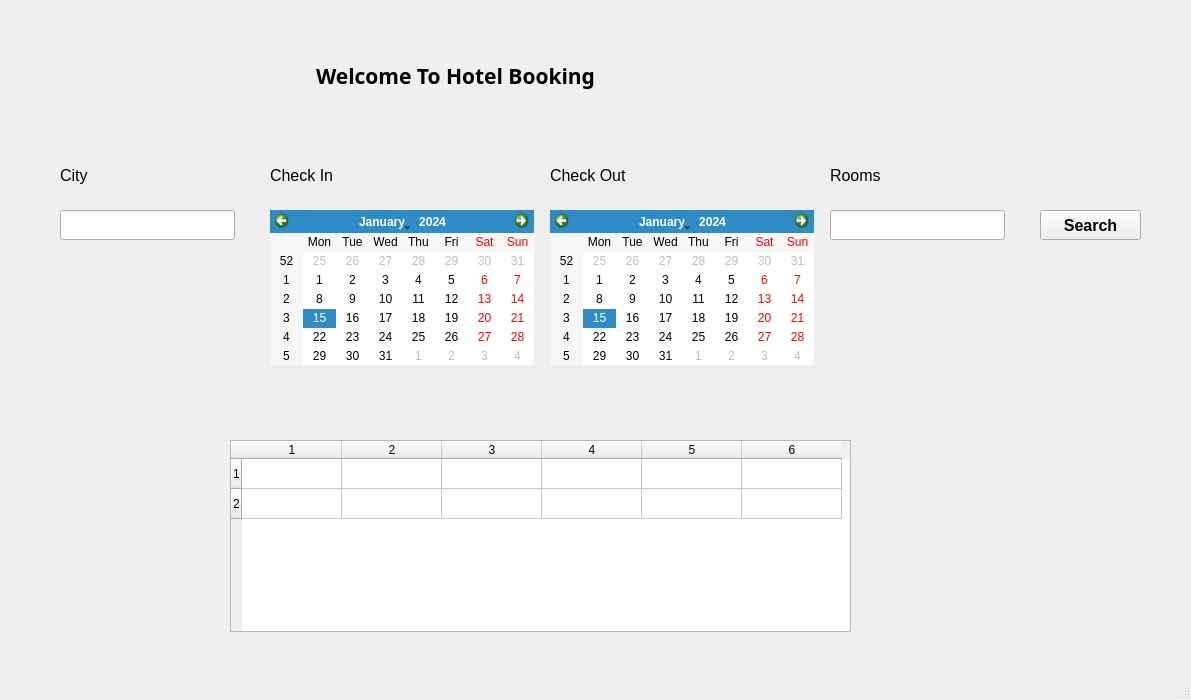
<?xml version="1.0" encoding="UTF-8"?>
<ui version="4.0">
 <class>MainWindow</class>
 <widget class="QMainWindow" name="MainWindow">
  <property name="geometry">
   <rect>
    <x>0</x>
    <y>0</y>
    <width>1191</width>
    <height>700</height>
   </rect>
  </property>
  <property name="windowTitle">
   <string>MainWindow</string>
  </property>
  <widget class="QWidget" name="centralwidget">
   <widget class="QLabel" name="label">
    <property name="geometry">
     <rect>
      <x>240</x>
      <y>10</y>
      <width>431</width>
      <height>131</height>
     </rect>
    </property>
    <property name="font">
     <font>
      <family>Arial Black</family>
      <pointsize>16</pointsize>
      <weight>75</weight>
      <bold>true</bold>
     </font>
    </property>
    <property name="text">
     <string>Welcome To Hotel Booking</string>
    </property>
    <property name="alignment">
     <set>Qt::AlignCenter</set>
    </property>
   </widget>
   <widget class="QCalendarWidget" name="checkin_cal">
    <property name="geometry">
     <rect>
      <x>270</x>
      <y>210</y>
      <width>264</width>
      <height>155</height>
     </rect>
    </property>
   </widget>
   <widget class="QLineEdit" name="city_lineEdit">
    <property name="geometry">
     <rect>
      <x>60</x>
      <y>210</y>
      <width>175</width>
      <height>30</height>
     </rect>
    </property>
   </widget>
   <widget class="QCalendarWidget" name="checkout_cal">
    <property name="geometry">
     <rect>
      <x>550</x>
      <y>210</y>
      <width>264</width>
      <height>155</height>
     </rect>
    </property>
   </widget>
   <widget class="QLineEdit" name="rooms_lineEdit">
    <property name="geometry">
     <rect>
      <x>830</x>
      <y>210</y>
      <width>175</width>
      <height>30</height>
     </rect>
    </property>
   </widget>
   <widget class="QPushButton" name="pushButton">
    <property name="geometry">
     <rect>
      <x>1100</x>
      <y>700</y>
      <width>75</width>
      <height>23</height>
     </rect>
    </property>
    <property name="text">
     <string>PushButton</string>
    </property>
   </widget>
   <widget class="QPushButton" name="search_btn">
    <property name="geometry">
     <rect>
      <x>1040</x>
      <y>210</y>
      <width>101</width>
      <height>30</height>
     </rect>
    </property>
    <property name="font">
     <font>
      <family>Arial</family>
      <pointsize>12</pointsize>
      <weight>75</weight>
      <bold>true</bold>
     </font>
    </property>
    <property name="text">
     <string>Search</string>
    </property>
   </widget>
   <widget class="QLabel" name="label_2">
    <property name="geometry">
     <rect>
      <x>60</x>
      <y>160</y>
      <width>175</width>
      <height>30</height>
     </rect>
    </property>
    <property name="font">
     <font>
      <family>Arial</family>
      <pointsize>12</pointsize>
     </font>
    </property>
    <property name="text">
     <string>City</string>
    </property>
   </widget>
   <widget class="QLabel" name="label_3">
    <property name="geometry">
     <rect>
      <x>270</x>
      <y>160</y>
      <width>175</width>
      <height>30</height>
     </rect>
    </property>
    <property name="font">
     <font>
      <family>Arial</family>
      <pointsize>12</pointsize>
     </font>
    </property>
    <property name="text">
     <string>Check In</string>
    </property>
   </widget>
   <widget class="QLabel" name="label_4">
    <property name="geometry">
     <rect>
      <x>550</x>
      <y>160</y>
      <width>175</width>
      <height>30</height>
     </rect>
    </property>
    <property name="font">
     <font>
      <family>Arial</family>
      <pointsize>12</pointsize>
     </font>
    </property>
    <property name="text">
     <string>Check Out</string>
    </property>
   </widget>
   <widget class="QLabel" name="label_5">
    <property name="geometry">
     <rect>
      <x>830</x>
      <y>160</y>
      <width>175</width>
      <height>30</height>
     </rect>
    </property>
    <property name="font">
     <font>
      <family>Arial</family>
      <pointsize>12</pointsize>
     </font>
    </property>
    <property name="text">
     <string>Rooms</string>
    </property>
   </widget>
   <widget class="QTableWidget" name="HotelsTable">
    <property name="geometry">
     <rect>
      <x>230</x>
      <y>440</y>
      <width>621</width>
      <height>192</height>
     </rect>
    </property>
    <property name="layoutDirection">
     <enum>Qt::LeftToRight</enum>
    </property>
    <property name="editTriggers">
     <set>QAbstractItemView::SelectedClicked</set>
    </property>
    <property name="rowCount">
     <number>2</number>
    </property>
    <property name="columnCount">
     <number>6</number>
    </property>
    <row/>
    <row/>
    <column/>
    <column/>
    <column/>
    <column/>
    <column/>
    <column/>
   </widget>
  </widget>
  <widget class="QStatusBar" name="statusbar"/>
 </widget>
 <resources/>
 <connections/>
</ui>
